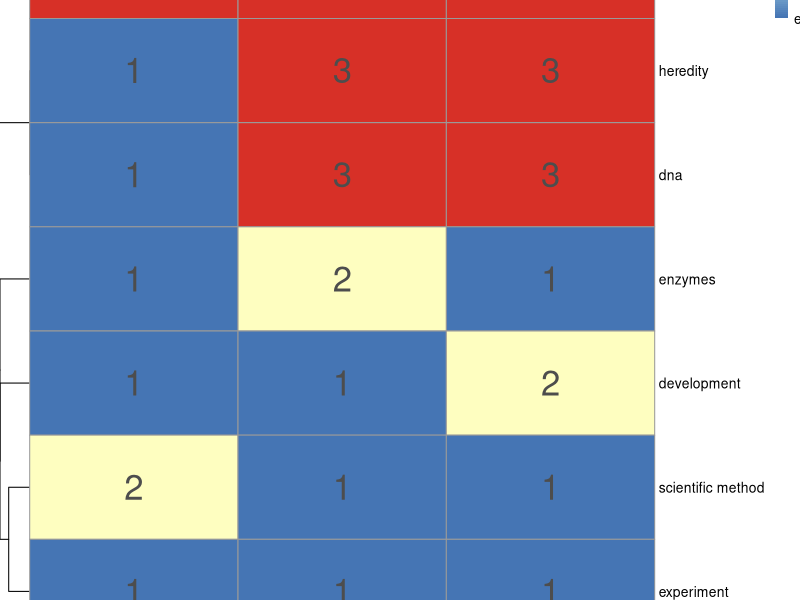

Reproduce this figure in R.
# heatmap.R
# Heatmap of when topics occur across courses.
# Uses CSV file data1.csv.
# Richard A. Lent, June 2019.

library(pheatmap) # Pretty heatmaps.

data1 <- as.matrix(read.csv("data1.csv", header = TRUE))
rownames(data1) <- c("scientific method", "neurons", "memory", "development", "experiment", 
                     "pH", "metabolism", "enzymes", "heredity", "dna")

# Have to adjust margins by changing cellheight and cellwidth.
pheatmap(data1, legend_breaks = c(1, 2, 3), legend_labels = c("early", "middle", "late"),
         display_numbers = TRUE, number_format = "%i", fontsize_number = 25,
         cellheight = 75, cellwidth = 150,
         main = "Clustered heatmap table of when topics occur across courses\n")




